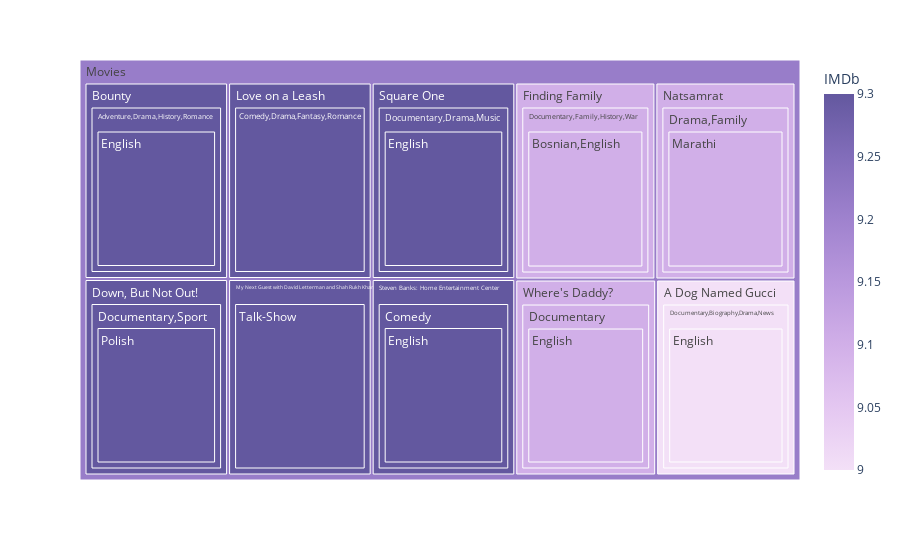

The cell this chart's notebook holds for it:
### Code cell
r1 = df_movie.sort_values(by='IMDb', ascending=False)
r1 = r1[0:10]
r1['Movies']='Movies'
fig = px.treemap(r1, path=['Movies','Title', 'Genres','Language'], values='IMDb',color='IMDb',color_continuous_scale='Purp')
fig.show()

### Figure 1 — Plotly figure (JSON) as saved in the notebook; plotly's stock layout.template omitted (floating-point values rounded to 4 significant figures)
{"data": [{"branchvalues": "total", "customdata": [[9.1], [9.3], [9.3], [9.1], [9], [9.3], [9.1], [9.3], [9.3], [9.3], [9.3], [9.1], [9], [9.3], [9.1], [9.3], [9.1], [9.3], [9], [9.3], [9.3], [9.1], [9.3], [9.3], [9.1], [9.3], [9.3], [9.1], [9.211]], "domain": {"x": [0, 1], "y": [0, 1]}, "hovertemplate": "labels=%{label}<br>IMDb_sum=%{value}<br>parent=%{parent}<br>id=%{id}<br>IMDb=%{color}<extra></extra>", "ids": ["Movies/Finding Family/Documentary,Family,History,War/Bosnian,English", "Movies/Bounty/Adventure,Drama,History,Romance/English", "Movies/Steven Banks: Home Entertainment Center/Comedy/English", "Movies/Where's Daddy?/Documentary/English", "Movies/A Dog Named Gucci/Documentary,Biography,Drama,News/English", "Movies/Square One/Documentary,Drama,Music/English", "Movies/Natsamrat/Drama,Family/Marathi", "Movies/Down, But Not Out!/Documentary,Sport/Polish", "Movies/Bounty/Adventure,Drama,History,Romance", "Movies/Steven Banks: Home Entertainment Center/Comedy", "Movies/Love on a Leash/Comedy,Drama,Fantasy,Romance", "Movies/Where's Daddy?/Documentary", "Movies/A Dog Named Gucci/Documentary,Biography,Drama,News", "Movies/Square One/Documentary,Drama,Music", "Movies/Finding Family/Documentary,Family,History,War", "Movies/Down, But Not Out!/Documentary,Sport", "Movies/Natsamrat/Drama,Family", "Movies/My Next Guest with David Letterman and Shah Rukh Khan/Talk-Show", "Movies/A Dog Named Gucci", "Movies/Bounty", "Movies/Down, But Not Out!", "Movies/Finding Family", "Movies/Love on a Leash", "Movies/My Next Guest with David Letterman and Shah Rukh Khan", "Movies/Natsamrat", "Movies/Square One", "Movies/Steven Banks: Home Entertainment Center", "Movies/Where's Daddy?", "Movies"], "labels": ["Bosnian,English", "English", "English", "English", "English", "English", "Marathi", "Polish", "Adventure,Drama,History,Romance", "Comedy", "Comedy,Drama,Fantasy,Romance", "Documentary", "Documentary,Biography,Drama,News", "Documentary,Drama,Music", "Documentary,Family,History,War", "Documentary,Sport", "Drama,Family", "Talk-Show", "A Dog Named Gucci", "Bounty", "Down, But Not Out!", "Finding Family", "Love on a Leash", "My Next Guest with David Letterman and Shah Rukh Khan", "Natsamrat", "Square One", "Steven Banks: Home Entertainment Center", "Where's Daddy?", "Movies"], "marker": {"coloraxis": "coloraxis", "colors": [9.1, 9.3, 9.3, 9.1, 9, 9.3, 9.1, 9.3, 9.3, 9.3, 9.3, 9.1, 9, 9.3, 9.1, 9.3, 9.1, 9.3, 9, 9.3, 9.3, 9.1, 9.3, 9.3, 9.1, 9.3, 9.3, 9.1, 9.211]}, "name": "", "parents": ["Movies/Finding Family/Documentary,Family,History,War", "Movies/Bounty/Adventure,Drama,History,Romance", "Movies/Steven Banks: Home Entertainment Center/Comedy", "Movies/Where's Daddy?/Documentary", "Movies/A Dog Named Gucci/Documentary,Biography,Drama,News", "Movies/Square One/Documentary,Drama,Music", "Movies/Natsamrat/Drama,Family", "Movies/Down, But Not Out!/Documentary,Sport", "Movies/Bounty", "Movies/Steven Banks: Home Entertainment Center", "Movies/Love on a Leash", "Movies/Where's Daddy?", "Movies/A Dog Named Gucci", "Movies/Square One", "Movies/Finding Family", "Movies/Down, But Not Out!", "Movies/Natsamrat", "Movies/My Next Guest with David Letterman and Shah Rukh Khan", "Movies", "Movies", "Movies", "Movies", "Movies", "Movies", "Movies", "Movies", "Movies", "Movies", ""], "type": "treemap", "values": [9.1, 9.3, 9.3, 9.1, 9, 9.3, 9.1, 9.3, 9.3, 9.3, 9.3, 9.1, 9, 9.3, 9.1, 9.3, 9.1, 9.3, 9, 9.3, 9.3, 9.1, 9.3, 9.3, 9.1, 9.3, 9.3, 9.1, 92.1]}], "layout": {"coloraxis": {"colorbar": {"title": {"text": "IMDb"}}, "colorscale": [[0, "rgb(243, 224, 247)"], [0.1667, "rgb(228, 199, 241)"], [0.3333, "rgb(209, 175, 232)"], [0.5, "rgb(185, 152, 221)"], [0.6667, "rgb(159, 130, 206)"], [0.8333, "rgb(130, 109, 186)"], [1, "rgb(99, 88, 159)"]]}, "legend": {"tracegroupgap": 0}, "margin": {"t": 60}}}
